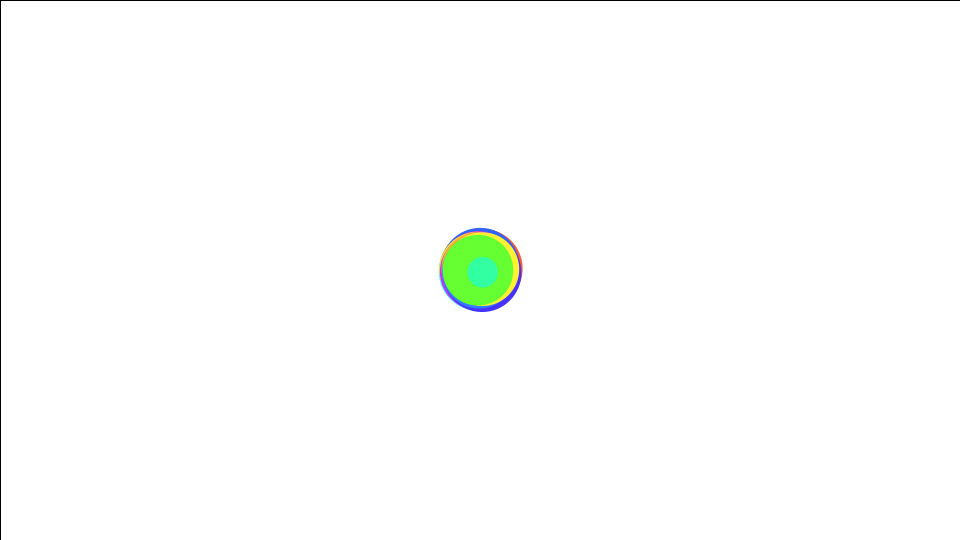
Frame 1 (no input)
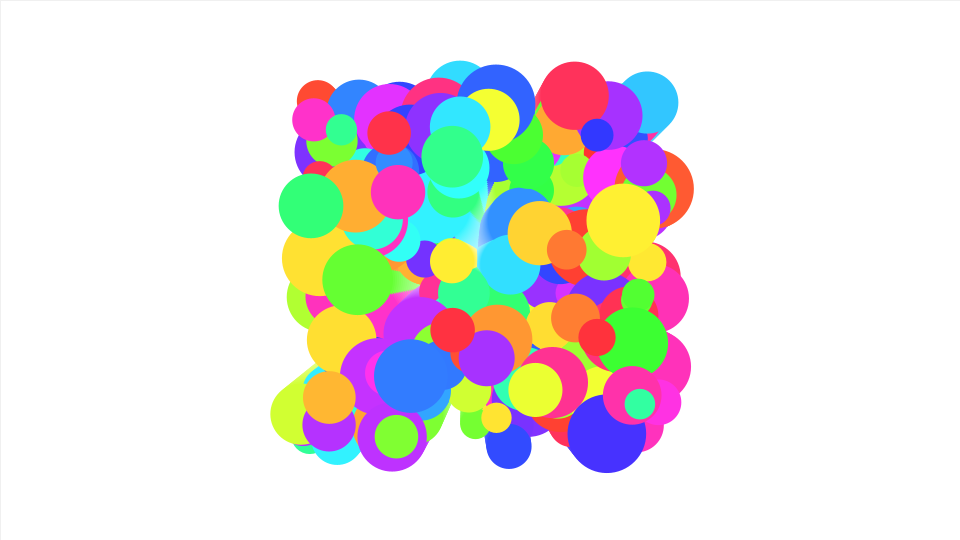
Frame 60 (the mouse pressed at the canvas centre just before this capture)
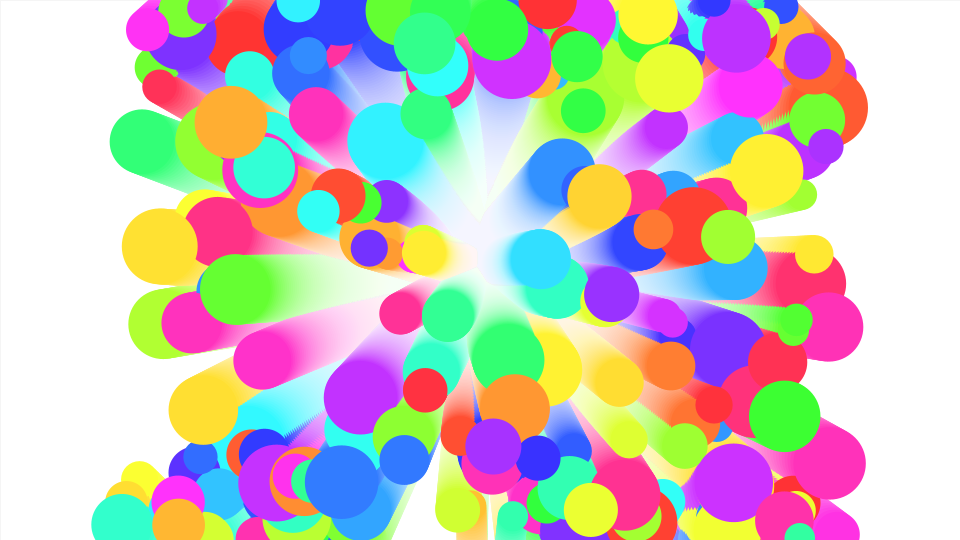
Frame 120 (the mouse held since frame 60 and released just before this capture)

The Processing sketch that drew these frames (run headless with seeded random() and noise(); from frame 60 on, the mouse is pressed at the canvas centre):

// Processing sketch: sketch_xxx_ball_bound_class
// ── sketch_xxx_ball_bound_class.pde
// 変数の宣言
int num = 200; //ボールの数
// Ballクラスの配列
Ball[] balls = new Ball[num];

// setup関数 : 初回1度だけ実行される
void setup() {
  size(960, 540); // ウィンドウサイズを960px,540pxに
  colorMode(HSB, 360, 100, 100, 100); // 色空間をHSBに

  // 配列にそれぞれ要素を代入して初期化
  for (int i = 0; i < num; i ++) {
    balls[i] = new Ball();
  }
  background(0, 0, 100); // 背景を白に
}

// draw関数 : setup関数実行後繰り返し実行される
void draw() {
  // 1.フレームごとに背景を塗りつぶした場合、ボールとして描画される
  //background(0,0,100);

  // 2.フレームごとに透明度の低い四角を描画することで、ボールの軌跡が描画される
  fill(0, 0, 100, 5);
  rect(0, 0, width, height);

  for (int i = 0; i < num; i ++) {
    balls[i].update();
    balls[i].display();
  }
}

//Ballクラス
class Ball {

  float x; // x座標
  float y; // y座標
  float xStep; // x方向への進行方向
  float yStep; // y方向への進行方向
  float size; // 直径 
  color c; // 色

  // コンストラクタ(最初に呼び出されるクラスにとってのsetupのようなもの)
  Ball() {
    // 画面の中央に指定
    x = width/2;
    y = height/2;
    // 進行方向へのスピードや大きさ、色をランダムに指定
    xStep = random(-3, 3);
    yStep = random(-3, 3);
    size = random(30, 80);
    c = color(random(360), 80, 100);
  }
  void update() {
    // x座標にxStepを足す
    x += xStep;
    // y座標にyStepを足す
    y += yStep;

    // もしボールのx座標が画面の外に出た場合
    // x > width : x座標が画面の幅より大きい
    // x < 0 : x座標が0より小さい
    if (x > width || x < 0) {
      //x = constrain(x,0,width);
      xStep = xStep * -1; //xStepの方向を反転
      c = color(random(360), 80, 100);
    }
    // もしボールのyが画面の外に出た場合
    // y > height : y座標が画面の高さより大きい
    // y < 0 : y座標が0より小さい
    if (y > height || y < 0) {
      //y = constrain(y,0,height);
      yStep = yStep * -1; //yStepの方向を反転
      c = color(random(360), 80, 100);
    }
  }
  void display() {
    // 塗りつぶしの色を指定color型の変数c
    fill(c);
    // 線の色をナシに
    noStroke();
    // ボールを描画
    ellipse(x, y, size, size);
  }
}
